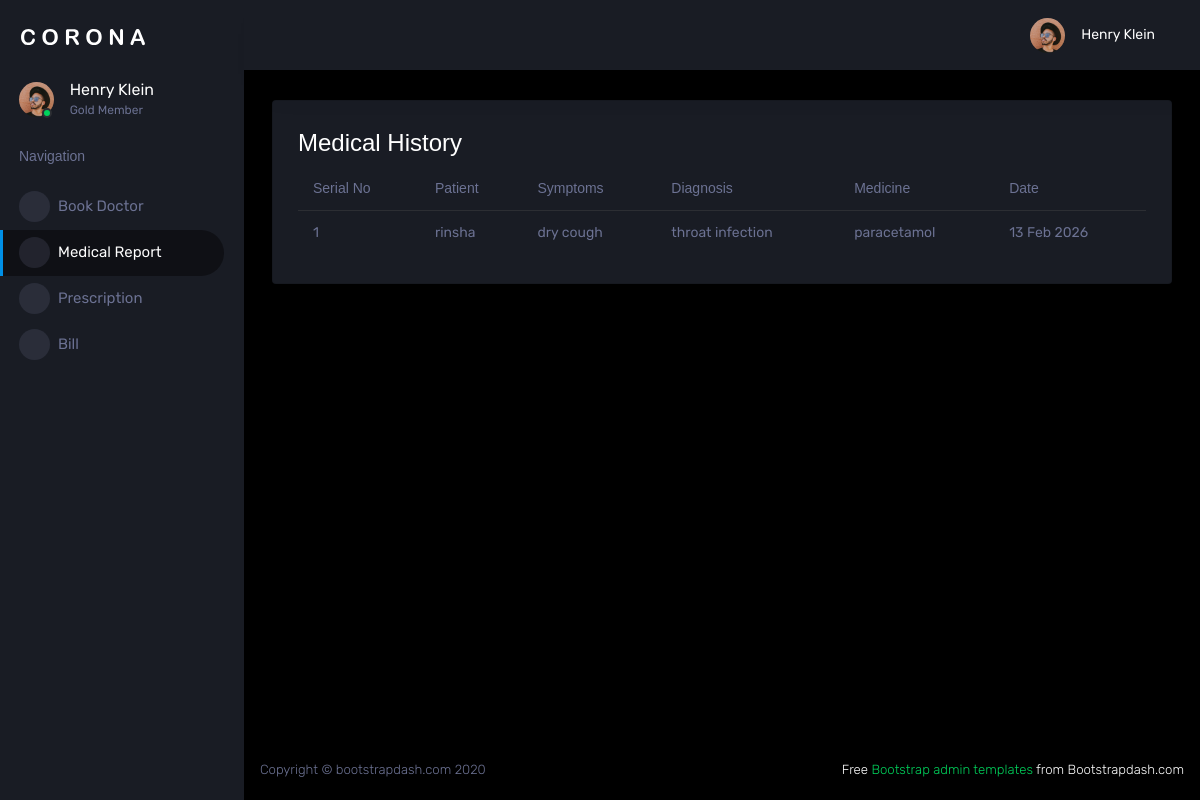
/view_report (signed in), run on the app's committed database.
### newapp/models.py (models this page shows)
class MedicalReport(models.Model):
    booking = models.ForeignKey(Booking,on_delete=models.CASCADE,related_name='medical_report')
    symptoms = models.TextField()
    diagnosis = models.TextField()
    medicine = models.TextField()
    created_at = models.DateTimeField(auto_now_add=True)

class Booking(models.Model):
    patient = models.ForeignKey(Patient, on_delete=models.CASCADE)
    doctor = models.ForeignKey(Doctor, on_delete=models.CASCADE)
    doc_fee = models.IntegerField()
    booking_date = models.DateTimeField(auto_now_add=True)

class Patient(models.Model):
    user = models.OneToOneField(Login,on_delete=models.CASCADE,related_name='patients')
    name = models.CharField(max_length=20)
    age = models.IntegerField()
    gender = models.CharField(max_length=10)
    phone_number = models.CharField(max_length=10)
    address = models.TextField()

### newapp/patient_views.py (the view)
# urls.py: path('view_report', patient_views.view_report, name='view_report'),
@login_required(login_url='login_view')
def view_report(request):
    patient = Patient.objects.get(user=request.user)
    history = MedicalReport.objects.filter(booking__patient=patient)
    return render(request,'patient/view_report.html',{'history': history})

### template/patient/view_report.html
{% extends "patient/patient_base.html" %}
{% block content %}
<h3>Medical History</h3>
<table class="table">
  <thead>
    <tr>
      <th>Serial No</th>
      <th>Patient</th>
      <th>Symptoms</th>
      <th>Diagnosis</th>
      <th>Medicine</th>
      <th>Date</th>
    </tr>
  </thead>
  <tbody>
    {% for h in history %}
    <tr>
      <td>{{ forloop.counter }}</td>
      <td>{{ h.booking.patient.name }}</td>
      <td>{{ h.symptoms }}</td>
      <td>{{ h.diagnosis }}</td>
      <td>{{ h.medicine }}</td>
      <td>{{ h.created_at|date:"d M Y" }}</td>
    </tr>
    {% empty %}
    <tr>
      <td colspan="6">No medical history found</td>
    </tr>
    {% endfor %}
  </tbody>
</table>
{% endblock %}

### data on the page
MedicalReport: booking.patient.name "rinsha", symptoms "dry cough", diagnosis "throat infection", medicine "paracetamol", created_at "13 Feb 2026"
